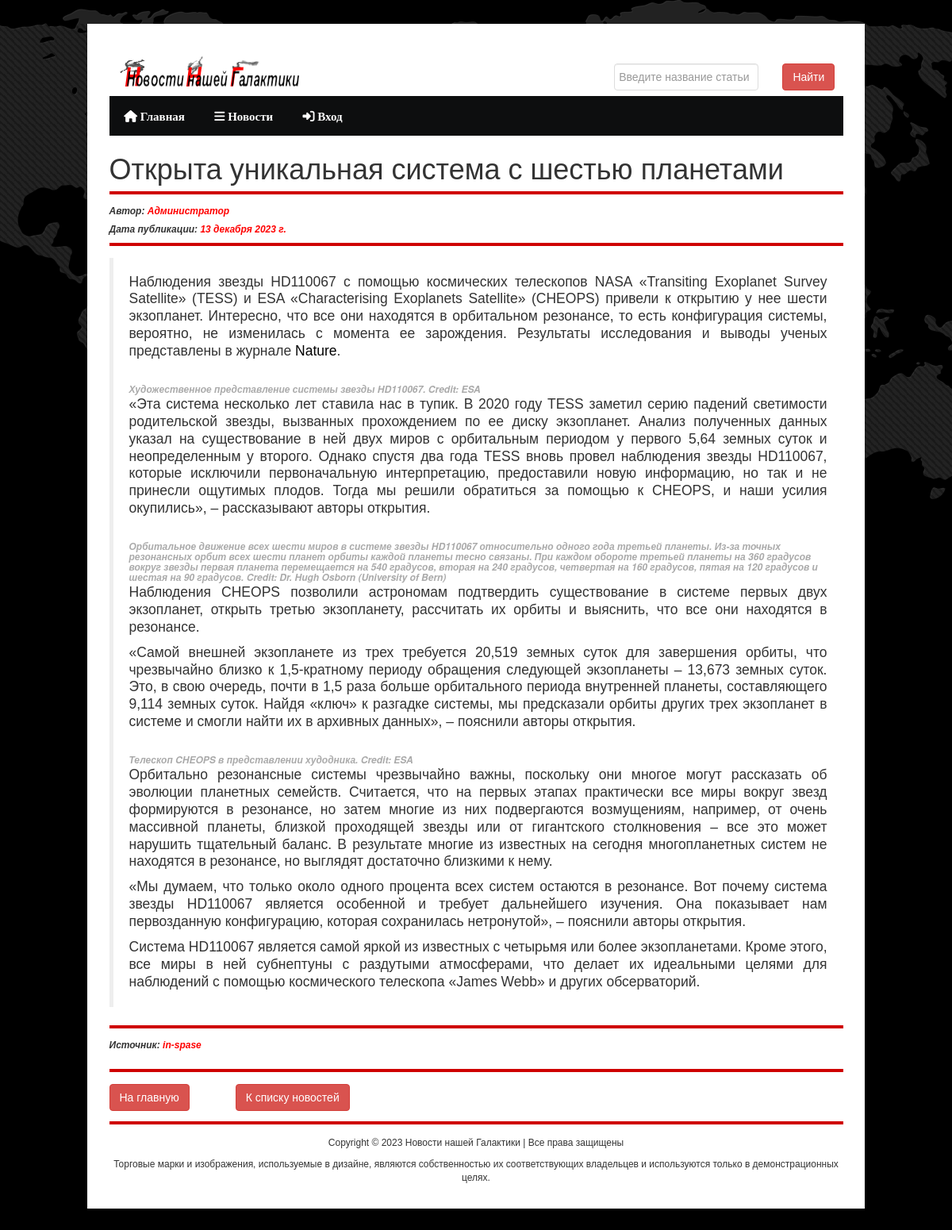
/news/6, run on the app's committed database.
### news/models.py (models this page shows, shortened)
class Article(models.Model):
    categories_list = (('A', 'Астрономия'),
                  ('K', 'Космонавтика'),
                  ('AF', 'Астрофизика'),
                  ('G', 'Геология'))
    author = models.ForeignKey(User, on_delete=models.SET_NULL, null=True, verbose_name='Автор')
    title = models.CharField('Название новости', max_length=150, default='', null=False)
    anouncement = models.TextField('Аннотация', max_length=1250, null=False)
    source = models.URLField('Источник', null=True)
    sourcename = models.CharField('Название источника', max_length=150, null=False)
    text = RichTextField('Текст новости', null=False)
    date = models.DateTimeField('Дата публикации', auto_created=True)
    categories = models.CharField(choices=categories_list, max_length=20, verbose_name='Категории')
    tags = models.ManyToManyField(to=Tag, blank=True)
    status = models.BooleanField(default=False, verbose_name='Опубликовано')
    objects = models.Manager()
    published = PublishedManager()
    class Meta:
        ordering = ['title','date']
        verbose_name = 'Новость'
        verbose_name_plural = 'Новости'

### users/models.py (models this page shows, shortened)
class Account(models.Model):
    gender_choices = (('М', 'Мужской'),
                      ('Ж', 'Женский'),
                      ('N/A', 'Не определен'))
    user = models.OneToOneField(User, on_delete=models.CASCADE,
                                primary_key=True, verbose_name='Пользователь')
    nickname = models.CharField(max_length=100, verbose_name='Имя автора (псевдоним)')
    birthdate = models.DateField(null=True, verbose_name='День рождения')
    gender = models.CharField(choices=gender_choices, max_length=20, verbose_name='Пол', null=True)
    account_image = models.ImageField(default='default.jpg',
                                      upload_to='account_images', verbose_name='Фото аккаунта')
    class Meta:
        ordering = ['user','gender']
        verbose_name = 'Аккаунт'
        verbose_name_plural = 'Аккаунты'

### news/views.py (the view)
# urls.py: path('<int:pk>', views.ArticleDetailView.as_view(), name='news_detail'),
class ArticleDetailView(ViewCountMixin, DetailView):
    model = Article
    template_name = 'news/news_detail.html'
    context_object_name = 'news'
    def get_context_data(self, **kwargs):
        context = super().get_context_data(**kwargs)
        current_object = self.object
        images = Image.objects.filter(article=current_object)
        context['images'] = images
        return context

### news/utils.py (called while the page is built)
def get_client_ip(request):
    x_forwrded_for = request.META.get('HTTP_X_FORWARDED_FOR')
    if x_forwrded_for:
        ip = x_forwrded_for.split(',')[0]
    else:
        ip = request.META.get('REMOTE_ADDR')
    return ip

    def get_object(self):
        obj = super().get_object()
        ip_address = get_client_ip(self.request)
        ViewCount.objects.get_or_create(article=obj, ip_address=ip_address)
        return obj

### news/templates/news/news_detail.html (shortened to what this page needs)
<!DOCTYPE html PUBLIC "-//W3C//DTD XHTML 1.0 Transitional//EN"
        "http://www.w3.org/TR/xhtml1/DTD/xhtml1-transitional.dtd">
{% load static %}
{% load bootstrap5 %}
<html xmlns="http://www.w3.org/1999/xhtml">
<html lang="ru">
<head>
    {%bootstrap_css%}
    <link rel="stylesheet" type="text/css" href="{% static 'main/' %}assets/font/font-awesome.min.css"/>
    <link rel="stylesheet" type="text/css" href="{% static 'main/' %}assets/font/font.css"/>
    <link rel="stylesheet" type="text/css" href="{% static 'main/' %}assets/css/bootstrap.min.css" media="screen"/>
    <link rel="stylesheet" type="text/css" href="{% static 'main/' %}assets/css/style.css" media="screen"/>
    <link rel="stylesheet" type="text/css" href="{% static 'main/' %}assets/css/responsive.css" media="screen"/>
    <link rel="stylesheet" type="text/css" href="{% static 'main/' %}assets/css/jquery.bxslider.css" media="screen"/>
</head>
<body>
<div class="body_wrapper">
    <div class="center">
        {% block header %} {% include 'main/header.html' %} {% endblock %}
        <h1>{{ news.title }}</h1>
        <h6 class="title"></h6>
        <div class="row">
            <div class="col-lg-8">
                <p><strong><i>Автор: <font color="red">{{ news.author.account.nickname }}</font></i></strong></p>
                <p><strong><i>Дата публикации: <font color="red">{{ news.date.date }}</font></i></strong></p>
            </div>
        </div>
        <h6 class="title"></h6>
        <blockquote class="blockquote">
            <p align="justify">{{ news.text|safe }}</p>
        </blockquote>
        <br>
        <h6 class="title"></h6>
        <p><strong><i>Источник: <a href="{{ news.source }}" target="_blank"><font color="red">{{ news.sourcename }}</a></font></i></strong></p><br>
        <h6 class="title"></h6>
        <div class="row">
            <div class="col-lg-2">
                <a class="btn btn-danger" href="{% url 'home' %}">На главную</a>
            </div>
            <div class="col-lg-2">
                <a class="btn btn-danger" href="{% url 'news_index' %}">К списку новостей</a>
            </div>
        </div>
        <br>
        <h6 class="title"></h6>
        {% block footer %} {% include 'main/footer.html' %} {% endblock %}
    </div>
</div>
<link rel="stylesheet" href="https://ajax.googleapis.com/ajax/libs/jqueryui/1.11.4/themes/smoothness/jquery-ui.css">
</body>
</html>

### static/main/assets/css/style.css (style rules this page uses)
* { margin:0; padding:0 }
body { font-family:Arial; font-size:12px; line-height:13px; background:url("images/site_bg.png") top center no-repeat fixed #000 }
a { color:#000; text-decoration:none }
input[type=submit] h1, h2, h4, h5, h6 { font-weight:normal; margin:0 0 15px }
h3 { color:#202021; font-size:12px; font-weight:bold; margin-bottom:2px; line-height:13px }
.center { width:980px; display:block; margin:0 auto; padding:20px; background:#fff; transition:all 1.3s ease 0s; -moz-transition:all 1.3s ease 0s; -webkit-transition:all 1.3s ease 0s; -o-transition:all 1.3s ease 0s; -ms-transition:all 1.3s ease 0s }
div { overflow:hidden }
.body_wrapper { background:url("images/body_bg.png") repeat; margin-top:30px; margin-bottom:30px }
.title { border-bottom:4px solid #CF0000; font-family:'bebasregular'; font-size:20px; word-spacing:2px }

### data on the page
Article: title "Открыта уникальная система с шестью планетами", author.account.nickname "Администратор", date "13 декабря 2023 г.", text "Наблюдения звезды HD110067 с помощью космических телескопов NASA «Transiting Exoplanet Survey Satellite» (TESS) и ESA «Characterising Exoplanets Satellite» (CHEOPS) привели к открытию у нее шести экзопланет. Интересно, что все они находятся в орбитальном резонансе, то есть конфигурация системы, вероятно, не изменилась с момента ее зарождения. Результаты исследования и выводы ученых представлены в журнале Nature . Художественное представление системы звезды HD110067. Credit: ESA «Эта система несколько лет ставила нас в тупик. В 2020 году TESS заметил серию падений светимости родительской звезды, вызванных прохождением по ее диску экзопланет. Анализ полученных данных указал на существование в…", sourcename "in-spase"
